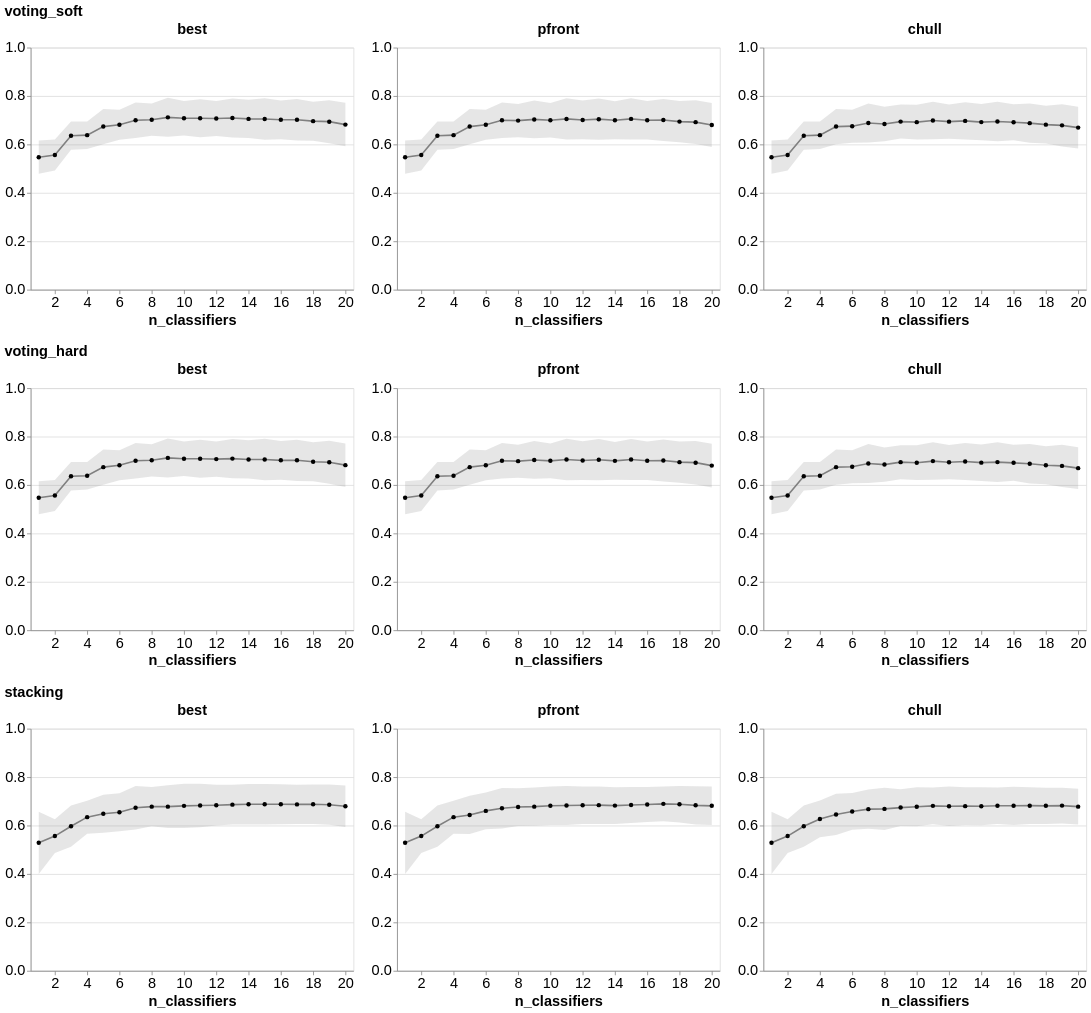

Here is the notebook cell this chart was saved with:
### Code cell
# show the ensemble selection results for decision tree classifier
ensemble_homogeneous_dt = ensemble_selection_homogeneous[ensemble_selection_homogeneous['clf']=='DecisionTree']
draw_ensemble_selection_res(ensemble_homogeneous_dt)
